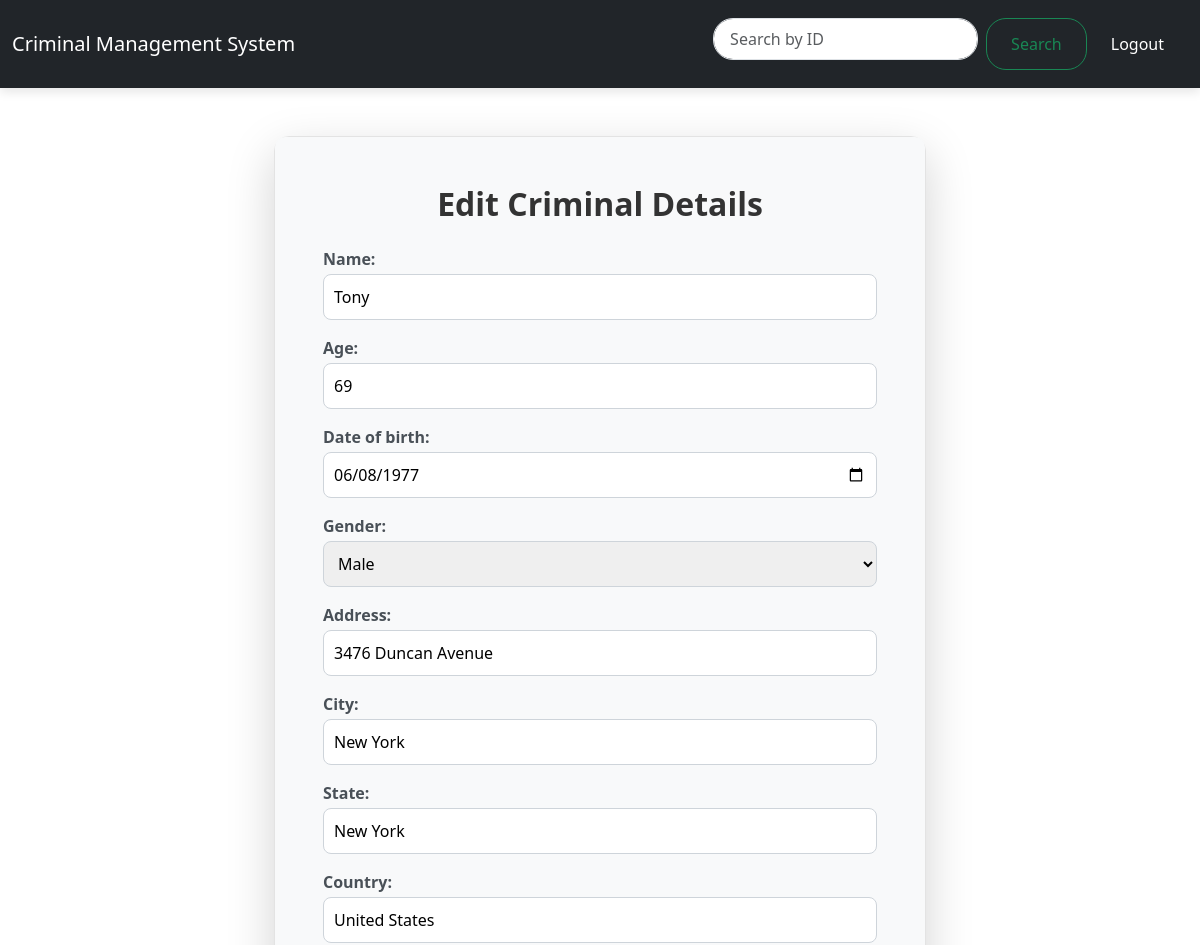
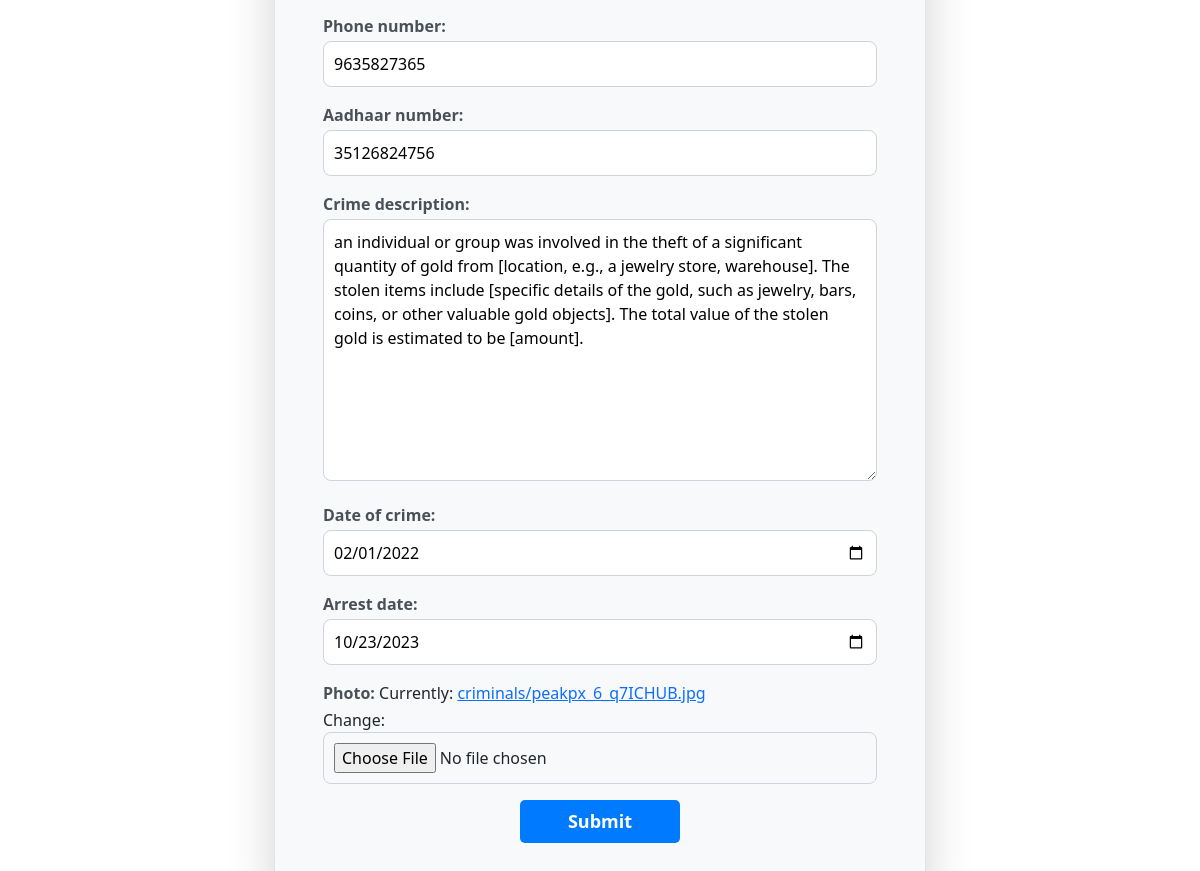
The app's page /criminals/8/edit/ (signed in) with its own data (2 pictures, top to bottom).
### criminals/models.py (models this page shows, shortened)
class Criminal(models.Model):
    GENDER_CHOICES = [
        ('M', 'Male'),
        ('F', 'Female'),
        ('O', 'Other'),
    ]
    id = models.AutoField(primary_key=True)
    name = models.CharField(max_length=100)
    age = models.IntegerField()
    date_of_birth = models.DateField()
    gender = models.CharField(max_length=1, choices=GENDER_CHOICES)
    address = models.CharField(max_length=255)
    city = models.CharField(max_length=100)
    state = models.CharField(max_length=100)
    country = models.CharField(max_length=100)
    phone_number = models.CharField(max_length=15)
    aadhaar_number = models.CharField(max_length=12, unique=True)
    crime_description = models.TextField()
    date_of_crime = models.DateField()
    arrest_date = models.DateField()
    photo = models.ImageField(upload_to='criminals/')

### criminals/views.py (the view)
# urls.py: path('<int:pk>/edit/', views.criminal_update, name='criminal_update'),
@login_required
def criminal_update(request, pk):
    criminal = get_object_or_404(Criminal, pk=pk)
    if request.method == "POST":
        form = CriminalForm(request.POST, request.FILES, instance=criminal)
        if form.is_valid():
            form.save()
            return redirect('criminal_list')
    else:
        form = CriminalForm(instance=criminal)
    return render(request, 'criminals/criminal_form.html', {'form': form})

### criminals/forms.py
class CriminalForm(forms.ModelForm):
    date_of_birth = forms.DateField(
        widget=forms.DateInput(attrs={'type': 'date'}),  # Date picker for Date of Birth
        input_formats=['%Y-%m-%d', '%d/%m/%Y'],  # Accept both 'YYYY-MM-DD' and 'DD/MM/YYYY'
    )
    date_of_crime = forms.DateField(
        widget=forms.DateInput(attrs={'type': 'date'}),
        input_formats=['%Y-%m-%d', '%d/%m/%Y'],  # Accept both 'YYYY-MM-DD' and 'DD/MM/YYYY'
    )
    arrest_date = forms.DateField(
        widget=forms.DateInput(attrs={'type': 'date'}),
        input_formats=['%Y-%m-%d', '%d/%m/%Y'],  # Accept both 'YYYY-MM-DD' and 'DD/MM/YYYY'
    )
    class Meta:
        model = Criminal
        fields = [
            'name', 'age', 'date_of_birth', 'gender', 'address', 'city', 'state',
            'country', 'phone_number', 'aadhaar_number', 'crime_description',
            'date_of_crime', 'arrest_date', 'photo'
        ]

### criminals/templates/criminals/criminal_form.html (shortened to what this page needs)
{% extends 'base.html' %}
{% block content %}
<div class="container mt-5 d-flex justify-content-center">
    <div class="card shadow-lg" style="width: 100%; max-width: 700px;">
        <div class="card-body p-5">
            <h2 class="text-center mb-4">
                {% if form.instance.pk %} Edit Criminal Details {% else %} Add Criminal Details {% endif %}
            </h2>
            <form method="post" enctype="multipart/form-data">
                {{ form.as_p }}
                <div class="d-flex justify-content-center">
                    <button type="submit" class="btn btn-primary px-5 py-2">Submit</button>
                </div>
            </form>
        </div>
    </div>
</div>
{% endblock %}

### criminals/templates/base.html (style rules this page uses)
.container { max-width: 1200px; }

### criminals/templates/criminals/criminal_form.html (style rules this page uses)
.card { border-radius: 15px; background-color: #ffffff; border: 1px solid #e3e3e3; }
.card-body { background-color: #f8f9fa; padding: 40px; border-radius: 10px; }
.card h2 { font-weight: 700; color: #333; font-family: 'Segoe UI', Tahoma, Geneva, Verdana, sans-serif; }
input[type="text"], input[type="number"], input[type="file"], input[type="date"], textarea, select { border-radius: 8px; border: 1px solid #ced4da; padding: 10px; font-size: 16px; width: 100%; }
.btn-primary { background-color: #007bff; border: none; font-size: 18px; border-radius: 5px; font-weight: 600; }
label { font-weight: 600; color: #495057; margin-bottom: 3px; }
.container { max-width: 700px; }
.card { box-shadow: 0 8px 20px rgba(0, 0, 0, 0.1); }

### records on screen
Criminal: name "Tony", age "69", date_of_birth "06/08/1977", gender "Male", address "3476 Duncan Avenue", city "New York", state "New York", country "United States", phone_number "9635827365", aadhaar_number "35126824756", crime_description "an individual or group was involved in the theft of a significant quantity of gold from [location, e.g., a jewelry store, warehouse]. The stolen items include [specific details of the gold, such as jewelry, bars, coins, or other valuable gold objects]. The total value of the stolen gold is estimated to be [amount].", date_of_crime "02/01/2022", arrest_date "10/23/2023"
